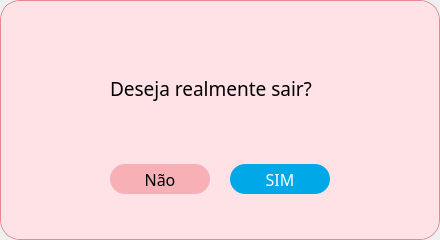
<?xml version="1.0" encoding="UTF-8"?>
<ui version="4.0">
 <class>Dialog</class>
 <widget class="QDialog" name="Dialog">
  <property name="geometry">
   <rect>
    <x>0</x>
    <y>0</y>
    <width>440</width>
    <height>240</height>
   </rect>
  </property>
  <property name="windowTitle">
   <string>Dialog</string>
  </property>
  <layout class="QHBoxLayout" name="horizontalLayout">
   <property name="spacing">
    <number>0</number>
   </property>
   <property name="leftMargin">
    <number>0</number>
   </property>
   <property name="topMargin">
    <number>0</number>
   </property>
   <property name="rightMargin">
    <number>0</number>
   </property>
   <property name="bottomMargin">
    <number>0</number>
   </property>
   <item>
    <widget class="QFrame" name="frame">
     <property name="maximumSize">
      <size>
       <width>440</width>
       <height>16777215</height>
      </size>
     </property>
     <property name="styleSheet">
      <string notr="true">background-color: rgb(254, 226, 230);
border-radius: 20px; 
border:1px solid rgb(229, 136, 147);</string>
     </property>
     <property name="frameShape">
      <enum>QFrame::StyledPanel</enum>
     </property>
     <property name="frameShadow">
      <enum>QFrame::Raised</enum>
     </property>
     <layout class="QVBoxLayout" name="verticalLayout">
      <property name="spacing">
       <number>0</number>
      </property>
      <property name="leftMargin">
       <number>0</number>
      </property>
      <property name="topMargin">
       <number>0</number>
      </property>
      <property name="rightMargin">
       <number>0</number>
      </property>
      <property name="bottomMargin">
       <number>0</number>
      </property>
      <item>
       <widget class="QFrame" name="frame_2">
        <property name="styleSheet">
         <string notr="true">border: 0px;</string>
        </property>
        <property name="frameShape">
         <enum>QFrame::StyledPanel</enum>
        </property>
        <property name="frameShadow">
         <enum>QFrame::Raised</enum>
        </property>
        <widget class="QLabel" name="label_popup_confirmar_sair">
         <property name="geometry">
          <rect>
           <x>0</x>
           <y>0</y>
           <width>420</width>
           <height>111</height>
          </rect>
         </property>
         <property name="minimumSize">
          <size>
           <width>230</width>
           <height>40</height>
          </size>
         </property>
         <property name="font">
          <font>
           <family>Abel</family>
           <pointsize>14</pointsize>
          </font>
         </property>
         <property name="text">
          <string>&lt;html&gt;&lt;head/&gt;&lt;body&gt;&lt;p align=&quot;center&quot;&gt;&lt;br/&gt;&lt;/p&gt;&lt;p align=&quot;center&quot;&gt;Deseja realmente sair?&lt;/p&gt;&lt;/body&gt;&lt;/html&gt;</string>
         </property>
        </widget>
       </widget>
      </item>
      <item>
       <widget class="QFrame" name="frame_3">
        <property name="styleSheet">
         <string notr="true">border: 0px;</string>
        </property>
        <property name="frameShape">
         <enum>QFrame::StyledPanel</enum>
        </property>
        <property name="frameShadow">
         <enum>QFrame::Raised</enum>
        </property>
        <layout class="QHBoxLayout" name="horizontalLayout_3">
         <item>
          <spacer name="horizontalSpacer">
           <property name="orientation">
            <enum>Qt::Horizontal</enum>
           </property>
           <property name="sizeHint" stdset="0">
            <size>
             <width>82</width>
             <height>20</height>
            </size>
           </property>
          </spacer>
         </item>
         <item>
          <widget class="QFrame" name="frame_4">
           <property name="frameShape">
            <enum>QFrame::StyledPanel</enum>
           </property>
           <property name="frameShadow">
            <enum>QFrame::Raised</enum>
           </property>
           <layout class="QHBoxLayout" name="horizontalLayout_2">
            <property name="spacing">
             <number>20</number>
            </property>
            <property name="leftMargin">
             <number>0</number>
            </property>
            <property name="topMargin">
             <number>0</number>
            </property>
            <property name="rightMargin">
             <number>0</number>
            </property>
            <property name="bottomMargin">
             <number>0</number>
            </property>
            <item>
             <widget class="QPushButton" name="btn_nao_popup_confirma_saida">
              <property name="minimumSize">
               <size>
                <width>100</width>
                <height>30</height>
               </size>
              </property>
              <property name="maximumSize">
               <size>
                <width>100</width>
                <height>30</height>
               </size>
              </property>
              <property name="font">
               <font>
                <family>Abel</family>
                <pointsize>12</pointsize>
               </font>
              </property>
              <property name="cursor">
               <cursorShape>PointingHandCursor</cursorShape>
              </property>
              <property name="styleSheet">
               <string notr="true">QPushButton{
border-radius:15px;
background-color: rgb(247, 176, 181);
border: 2px ;
}
QPushButton:hover{
background-color: rgb(236, 132, 140);}

QPushButton:pressed{
background-color: rgb(247, 176, 181);
}</string>
              </property>
              <property name="text">
               <string>Não</string>
              </property>
             </widget>
            </item>
            <item>
             <widget class="QPushButton" name="btn_sim_popup_confirma_saida">
              <property name="minimumSize">
               <size>
                <width>100</width>
                <height>30</height>
               </size>
              </property>
              <property name="maximumSize">
               <size>
                <width>100</width>
                <height>30</height>
               </size>
              </property>
              <property name="font">
               <font>
                <family>Abel</family>
                <pointsize>12</pointsize>
               </font>
              </property>
              <property name="cursor">
               <cursorShape>PointingHandCursor</cursorShape>
              </property>
              <property name="styleSheet">
               <string notr="true">QPushButton{
border-radius:15px;
background-color: rgb(0, 168, 232);
color: rgb(255, 255, 255);
border: 2px ;
}
QPushButton:hover{
background-color: rgb(0, 124, 191);}

QPushButton:pressed{
background-color: rgb(0, 168, 232);
}


</string>
              </property>
              <property name="text">
               <string>SIM</string>
              </property>
             </widget>
            </item>
           </layout>
          </widget>
         </item>
         <item>
          <spacer name="horizontalSpacer_2">
           <property name="orientation">
            <enum>Qt::Horizontal</enum>
           </property>
           <property name="sizeHint" stdset="0">
            <size>
             <width>82</width>
             <height>20</height>
            </size>
           </property>
          </spacer>
         </item>
        </layout>
       </widget>
      </item>
     </layout>
    </widget>
   </item>
  </layout>
 </widget>
 <resources/>
 <connections>
  <connection>
   <sender>btn_nao_popup_confirma_saida</sender>
   <signal>clicked()</signal>
   <receiver>Dialog</receiver>
   <slot>reject()</slot>
   <hints>
    <hint type="sourcelabel">
     <x>159</x>
     <y>178</y>
    </hint>
    <hint type="destinationlabel">
     <x>219</x>
     <y>119</y>
    </hint>
   </hints>
  </connection>
 </connections>
</ui>
